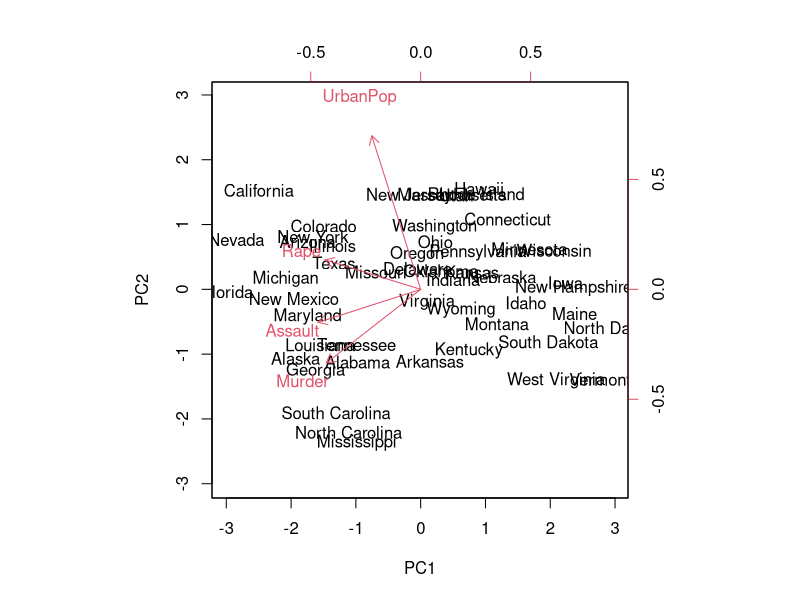
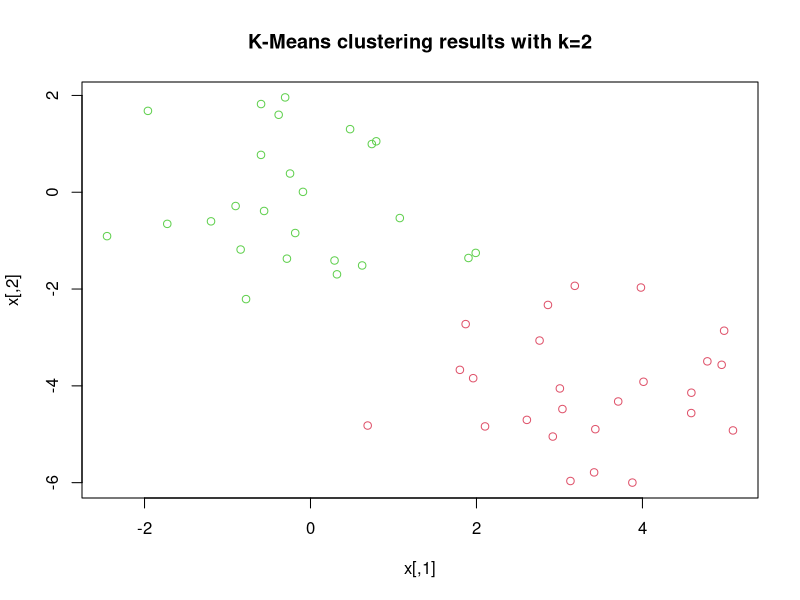
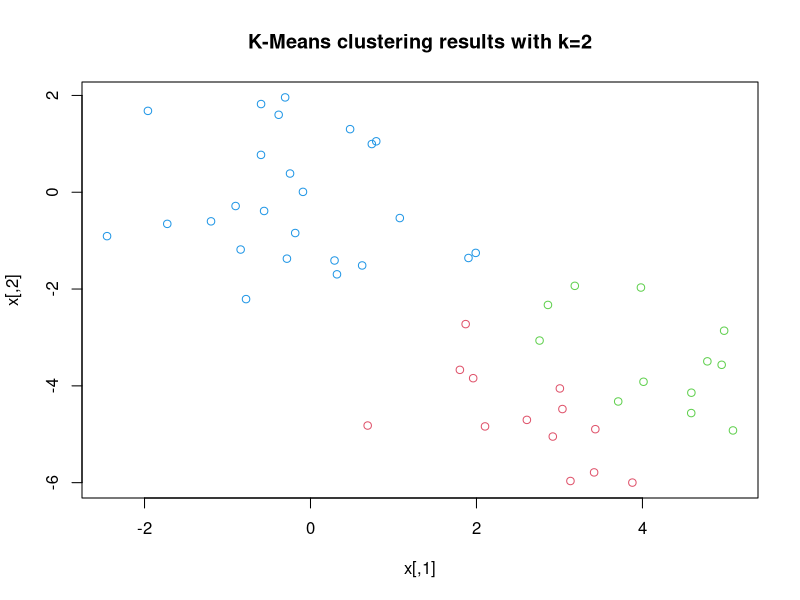
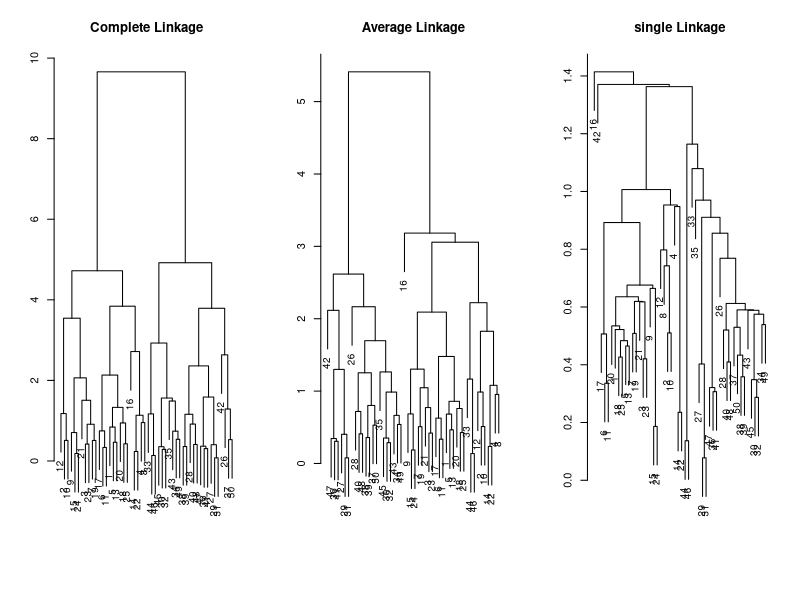
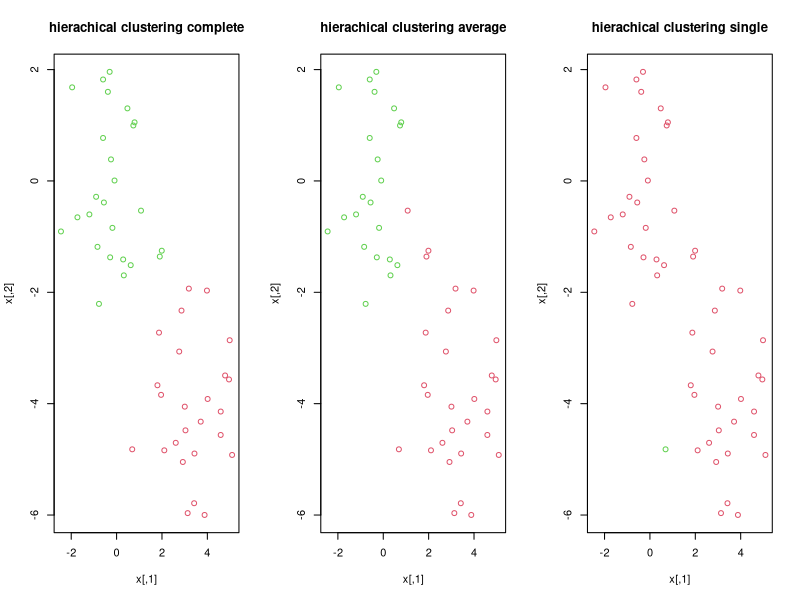

Here is the R script that generated these plots, in order:
states = row.names(USArrests)
names(USArrests)
apply(USArrests, 2, mean)
apply(USArrests, 2, var)

pr.out = prcomp(USArrests, scale = T)
names(pr.out)
summary(pr.out)

## plot the first two pricipal componets as follows
biplot(pr.out, scale = 0)
pr.out$x
pr.out$scale
pr.out$sdev
pr.out$rotation


##k-means clustering
set.seed(2)
x = matrix(rnorm(100), ncol=2)
x[1:25,1] = x[1:25, 1] + 3
x[1:25,2] = x[1:25, 2] - 4
x
km.out = kmeans(x, 2)
km.out 
plot(x, col = (km.out$cluster + 1), main="K-Means clustering results with k=2")

set.seed(4)
km.out = kmeans(x, 3)
plot(x, col = (km.out$cluster + 1), main="K-Means clustering results with k=2")


## Hierarchical clustering
hc.complete = hclust(dist(x), method = "complete")
hc.average = hclust(dist(x), method = "average")
hc.single = hclust(dist(x), method = "single")
par(mfrow= c(1,3))
plot(hc.complete, main = "Complete Linkage", xlab = "", ylab = "", sub="", cex = .9)
plot(hc.average, main = "Average Linkage", xlab = "", ylab = "", sub="", cex = .9)
plot(hc.single, main = "single Linkage", xlab = "", ylab = "", sub="", cex = .9)

par(mfrow = c(1,3))
plot(x, col = (cutree(hc.complete,2)+ 1), main="hierachical clustering complete")
plot(x, col = (cutree(hc.average,2)+ 1), main="hierachical clustering average")
plot(x, col = (cutree(hc.single,2)+ 1), main="hierachical clustering single")

